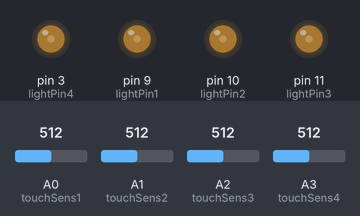
The sketch below on a simulated Arduino Uno, built with avr-gcc and run on an emulated ATmega328P. Parts: output pins drawn as LEDs (lit = HIGH). Inputs (shaded band) come from the test bench; at power-on: A0 (touchSens1) = 512, A1 (touchSens2) = 512, A2 (touchSens3) = 512, A3 (touchSens4) = 512.

Above: at 1.2 s.
1.3 s: A0 (touchSens1) set to 716
At 2.5 s:
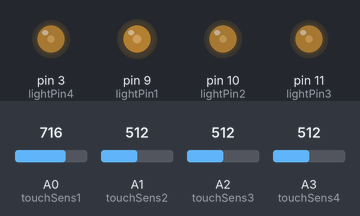
2.8 s: A1 (touchSens2) set to 716
At 3.1 s:
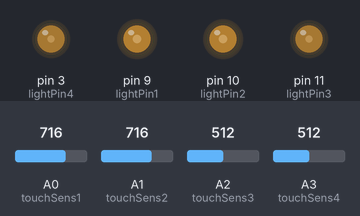
4.3 s: A2 (touchSens3) set to 716
At 4.8 s:
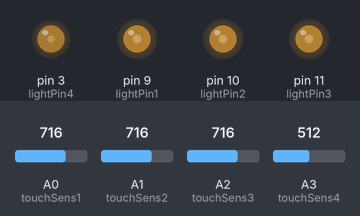
5.8 s: A3 (touchSens4) set to 716
At 7.0 s:
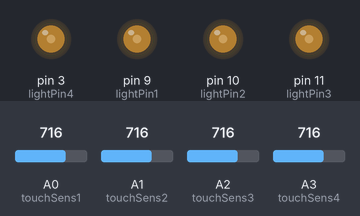
7.3 s: A0 (touchSens1) set to 306
At 8.5 s:
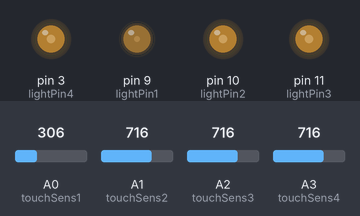
8.8 s: A1 (touchSens2) set to 306
At 9.1 s:
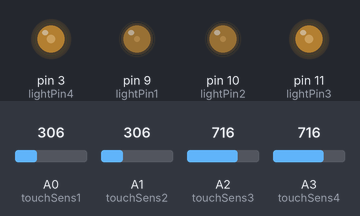
Timing chart, 0 to 11.3 s (numbered marks = the images above; inputs shaded):
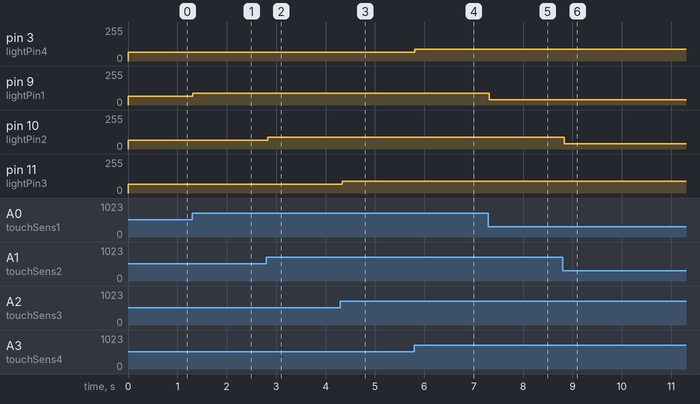

The sketch:

basic_glove_bluetooth_v1.ino
```cpp
// [Glove] MASTER (sending bluetooth) Script
// Read from sensor, modulate LEDs, send to bluetooth.

int touchSens1 = A0;		// input for thumb sensor
int touchSens2 = A1;		// input for index finger sensor
int touchSens3 = A2;		// input for middle finger sensor
int touchSens4 = A3;		// input for ring? Pinky?

int lightPin1 = 9;			// output for light status 1
int lightPin2 = 10;			// output for light status 2
int lightPin3 = 11;			// output for light status 3
int lightPin4 = 3;			// output for light status 4

int scaledInput[4];			// scaled sensor values for PWM output

void setup() {
	pinMode(lightPin1, OUTPUT);		// Set the LED pins to "OUTPUT" mode
	pinMode(lightPin2, OUTPUT);
	pinMode(lightPin3, OUTPUT);
	pinMode(lightPin4, OUTPUT);

	//Serial.begin(115200);			// Init serial connection (used w/bluetooth)
	//delay(400);						// Short delay to allow system negotiation time
	//Serial.print("$$$");			// Enter bluetooth command mode
	//delay(100);
	//Serial.println("SM,1");				// Master mode (SM,1); useful when device wants to initiate connections
	//delay(100);							//        but not receive them. Device will NOT be discoverable or connectable.
	//Serial.println("C,0006664F89B7");	// C,<address>; connect to the address specified in hex format
	//delay(100);
	//Serial.println("---");			// Exit bluetooth command mode
}

void loop() {
	scaledInput[0] = ((analogRead(touchSens1) / 8));	// Scales 0-1024 of analogRead to PWM 0-255.
	scaledInput[1] = ((analogRead(touchSens2) / 8));
	scaledInput[2] = ((analogRead(touchSens3) / 8));
	scaledInput[3] = ((analogRead(touchSens4) / 8));
	analogWrite(lightPin1, scaledInput[0]);				// Reflect current pressures on LED status indicators
	analogWrite(lightPin2, scaledInput[1]);
	analogWrite(lightPin3, scaledInput[2]);
	analogWrite(lightPin4, scaledInput[3]);
	//Serial.write(scaledInput,2);						// Send the scaled input reading to the motor via bluetooth (serial)
	//Serial.write((uint8_t *)scaledInput, (size_t)4);
    delay(50);
}
```

Measured:
- after the input at 1.3 s, pin 9 (lightPin1): 64/255 → 89/255 at once
- after the input at 2.8 s, pin 10 (lightPin2): 64/255 → 89/255 at once
- after the input at 4.3 s, pin 11 (lightPin3): 64/255 → 89/255 at once
- after the input at 5.8 s, pin 3 (lightPin4): 64/255 → 89/255 at once
- after the input at 7.3 s, pin 9 (lightPin1): 89/255 → 38/255 at once
- after the input at 8.8 s, pin 10 (lightPin2): 89/255 → 38/255 at once
